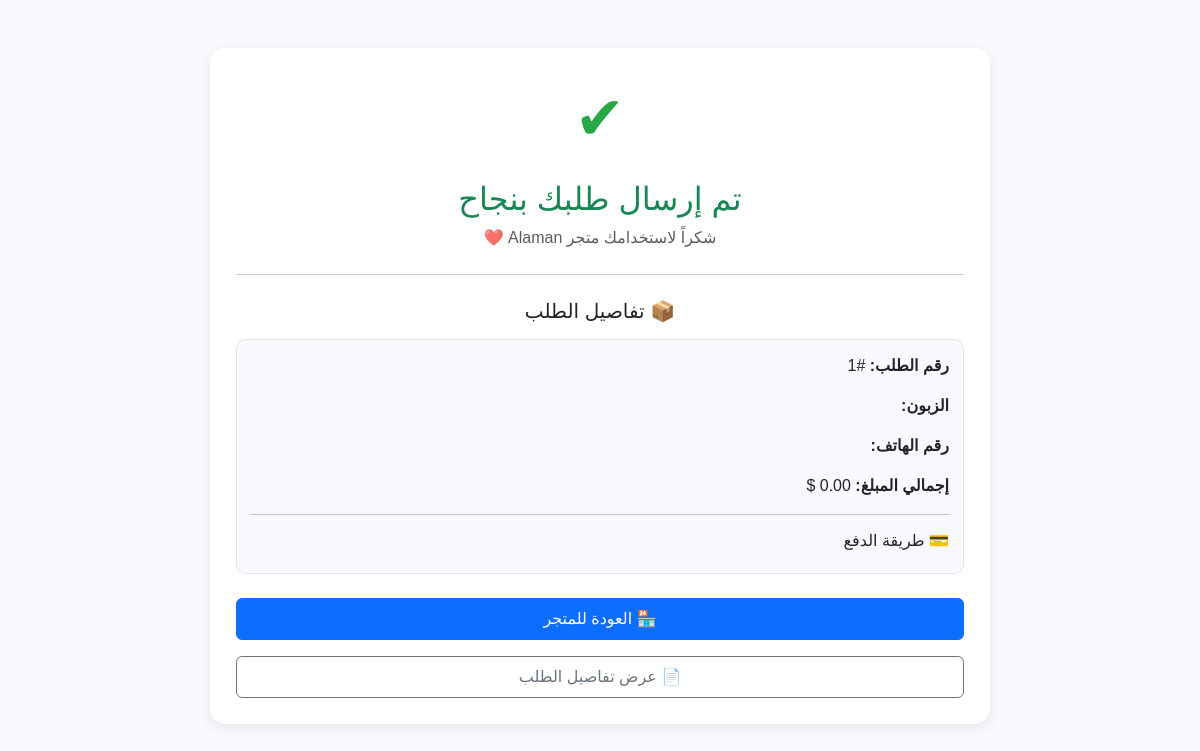
The page /orders/Alaman/success/1/ (signed in) on the database its author committed.
### stores/models.py (models this page shows, shortened)
class Store(models.Model):
    owner = models.ForeignKey(User, on_delete=models.CASCADE, related_name="stores")
    name = models.CharField(max_length=200)
    slug = models.SlugField(unique=True)
    logo = models.ImageField(upload_to="store_logos/", blank=True, null=True)
    mobile = models.CharField(max_length=20)
    theme = models.IntegerField(default=1, choices=[(i, f"Theme {i}") for i in range(1, 6)])
    description = models.TextField(blank=True)
    description2 = models.TextField(blank=True)
    description3 = models.TextField(blank=True)
    description4 = models.TextField(blank=True)
    description5 = models.TextField(blank=True)
    is_active = models.BooleanField(default=True)
    allow_full_payment = models.BooleanField(default=True)   # تحويل كامل
    allow_partial_payment = models.BooleanField(default=False)  # دفعة مسبقة + باقي عند التسليم
    allow_cash_on_delivery = models.BooleanField(default=False)  # الدفع عند الاستلام
    payment_required_percentage = models.PositiveIntegerField(default=0)

### orders/models.py (models this page shows, shortened)
class Order(models.Model):
    is_seen_by_store = models.BooleanField(default=False)
    user = models.ForeignKey(User, on_delete=models.CASCADE)
    customer = models.ForeignKey(Customer, null=True, blank=True, on_delete=models.SET_NULL, related_name="orders")
    store = models.ForeignKey(Store, on_delete=models.CASCADE)
    total = models.DecimalField(max_digits=10, decimal_places=2)
    created_at = models.DateTimeField(auto_now_add=True)
    status = models.CharField(max_length=20, choices=STATUS_CHOICES, default="pending")
    discount = models.DecimalField(max_digits=10, decimal_places=2, default=0)
    payment = models.DecimalField(max_digits=10, decimal_places=2, default=0)
    transaction_type = models.CharField(max_length=10, choices=TRANSACTION_TYPES, default="sale")
    payment_method = models.ForeignKey(
    StorePaymentMethod,
    on_delete=models.SET_NULL,
    null=True,
    blank=True,
    related_name="orders_payment"
)
    payment_method_name = models.CharField(max_length=120, blank=True, null=True)
    payment_recipient_name = models.CharField(max_length=120, blank=True, null=True)
    payment_account_info = models.CharField(max_length=255, blank=True, null=True)
    payment_additional_info = models.TextField(blank=True, null=True)
    payment_type = models.CharField(max_length=20, choices=PAYMENT_TYPES, blank=True, null=True)
    shipping_address = models.CharField(max_length=255, blank=True, null=True)
    payment_proof_image = models.ImageField(upload_to="payments/", blank=True, null=True)
    payment_transaction_id = models.CharField(max_length=120, blank=True, null=True)

### orders/views.py (the view)
# urls.py: path("<slug:store_slug>/success/<int:order_id>/", views.order_success, name="success"),
@login_required
def order_success(request, store_slug, order_id):
    store = get_object_or_404(Store, slug=store_slug)
    order = get_object_or_404(Order, id=order_id, store=store)
    return render(request, "stores/checkout/success.html", {
        "store": store,
        "order": order,
    })

### stores/context_processors.py (called while the page is built)
def current_store(request):
    store = None
    slug = request.resolver_match.kwargs.get("store_slug") or \
           request.resolver_match.kwargs.get("slug")
    if slug:
        try:
            store = Store.objects.get(slug=slug)
        except Store.DoesNotExist:
            store = None
    return {
        "current_store": store
    }

### stores/templates/stores/checkout/success.html (shortened to what this page needs)
{% load static %}
<!DOCTYPE html>
<html lang="ar" dir="rtl">
<head>
    <link href="https://cdn.jsdelivr.net/npm/bootstrap@5.3.0/dist/css/bootstrap.rtl.min.css" rel="stylesheet">
</head>
<body>
<div class="container mt-5 mb-5">
    <div class="success-box">
        <div class="check-icon mb-3">✔</div>
        <h2 class="mb-2 text-success">تم إرسال طلبك بنجاح</h2>
        <p class="text-muted">شكراً لاستخدامك متجر {{ store.slug }} ❤️</p>
        <hr class="my-4">
        <h5 class="mb-3">📦 تفاصيل الطلب</h5>
        <div class="details-box mb-4">
            <p><strong>رقم الطلب:</strong> #{{ order.id }}</p>
            <p><strong>الزبون:</strong> {{ order.customer.name }}</p>
            <p><strong>رقم الهاتف:</strong> {{ order.customer.phone }}</p>
            <p><strong>إجمالي المبلغ:</strong> {{ order.total|floatformat:2 }} $</p>
            <hr>
            <h6 class="mb-2">💳 طريقة الدفع</h6>
        </div>
        <a href="/store/{{ store.slug }}/" class="btn btn-primary w-100 py-2">🏪 العودة للمتجر</a>
        <a href="{% url 'orders:order_detail' store.slug order.id %}"
           class="btn btn-outline-secondary w-100 mt-3 py-2">
            📄 عرض تفاصيل الطلب
        </a>
    </div>
</div>
</body>
</html>

### stores/templates/stores/checkout/success.html (style rules this page uses)
body { background:#f7f9fc; font-family:"Cairo",sans-serif; }
.success-box { background:#fff; padding:26px; border-radius:16px; box-shadow:0 4px 14px rgba(0,0,0,0.08); max-width:780px; margin:auto; text-align:center; }
.check-icon { font-size:60px; color:#28a745; }
.details-box { background:#f8f9fc; border:1px solid #e1e4eb; padding:14px; border-radius:10px; text-align:right; }

### rows shown on the page
Store: slug "Alaman"
Order: id "1", total "0.00"
